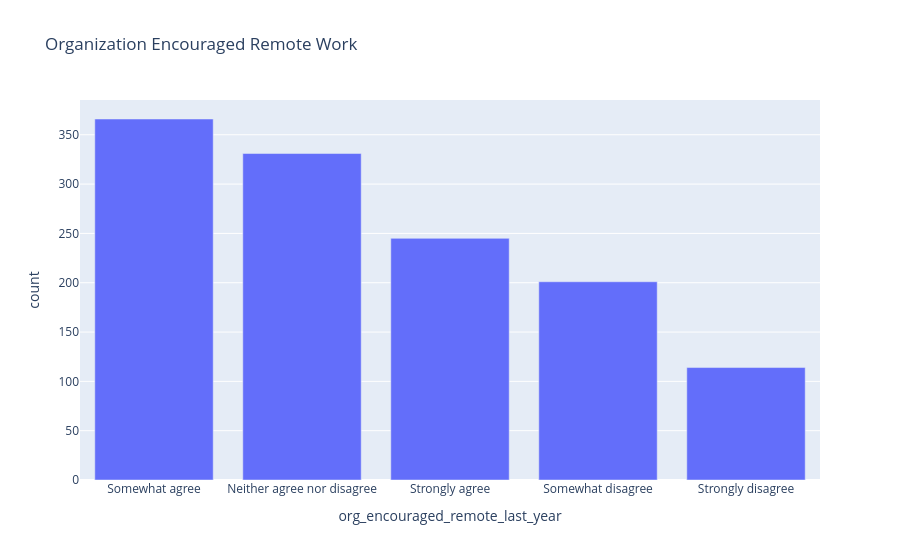

Here is the notebook cell this chart was saved with:
### Markdown cell above
## Q2. Did organizations encourage remote work?

### Code cell
# Count values (no custom order specified, uses default order)
org_encouraged_counts = df_remote['org_encouraged_remote_last_year'].value_counts().reset_index()
org_encouraged_counts.columns = ['org_encouraged_remote_last_year', 'count']

# Create bar chart
fig = px.bar(
    org_encouraged_counts,
    x='org_encouraged_remote_last_year',
    y='count',
    title='Organization Encouraged Remote Work'
)

fig.show()

### Figure 1 — Plotly figure (JSON) as saved in the notebook; plotly's stock layout.template omitted (floating-point values rounded to 4 significant figures)
{"data": [{"alignmentgroup": "True", "hovertemplate": "org_encouraged_remote_last_year=%{x}<br>count=%{y}<extra></extra>", "legendgroup": "", "marker": {"color": "#636efa", "pattern": {"shape": ""}}, "name": "", "offsetgroup": "", "orientation": "v", "showlegend": false, "textposition": "auto", "type": "bar", "x": ["Somewhat agree", "Neither agree nor disagree", "Strongly agree", "Somewhat disagree", "Strongly disagree"], "xaxis": "x", "y": [366, 331, 245, 201, 114], "yaxis": "y"}], "layout": {"barmode": "relative", "legend": {"tracegroupgap": 0}, "title": {"text": "Organization Encouraged Remote Work"}, "xaxis": {"anchor": "y", "domain": [0, 1], "title": {"text": "org_encouraged_remote_last_year"}}, "yaxis": {"anchor": "x", "domain": [0, 1], "title": {"text": "count"}}}}
